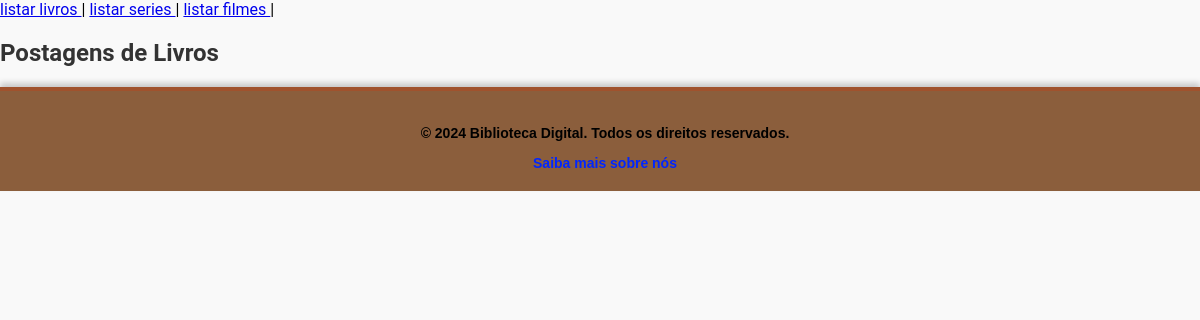
The app's page /crud/index_teste.php?pg=bate-papo/bate-papo_livro, older data.
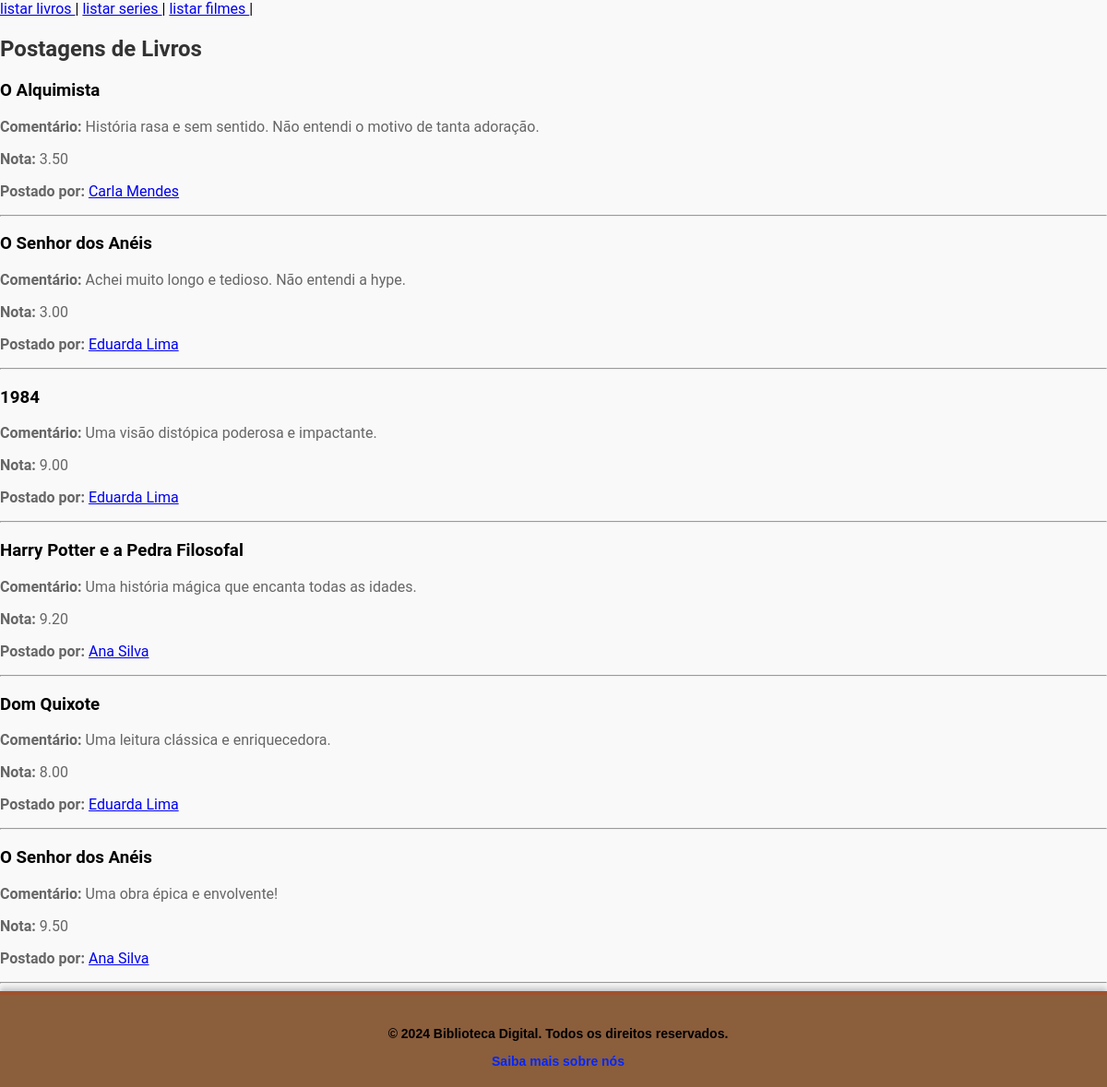
The same page, newer data.
### tables this page shows
CREATE TABLE `posts` (
  `id` int(11) NOT NULL AUTO_INCREMENT,
  `tipo` enum('livro','serie','filme') NOT NULL,
  `titulo` varchar(255) NOT NULL,
  `comentario` text NOT NULL,
  `avaliacao` decimal(4,2) NOT NULL DEFAULT 0.00,
  `usuario_id` int(11) NOT NULL,
  PRIMARY KEY (`id`),
  KEY `usuario_id` (`usuario_id`),
  CONSTRAINT `posts_ibfk_1` FOREIGN KEY (`usuario_id`) REFERENCES `usuarios` (`id`) ON DELETE CASCADE
);

CREATE TABLE usuarios (
    id INT AUTO_INCREMENT PRIMARY KEY,
    nome VARCHAR(50) NOT NULL,
    email VARCHAR(100) NOT NULL UNIQUE,
    senha VARCHAR(255) NOT NULL,
    data_cadastro DATETIME DEFAULT CURRENT_TIMESTAMP,
    acesso_admin TINYINT(1) DEFAULT 0
);

### bate-papo/bate-papo_livro.php (the view, shortened to what this page needs)
<?php
include_once "config.inc.php";
$sql_filmes = "SELECT posts.*, usuarios.nome AS nome_usuario
    FROM posts
    JOIN usuarios ON posts.usuario_id = usuarios.id
    WHERE posts.tipo = 'livro'
    ORDER BY posts.id DESC";
$query_filmes = mysqli_query($conexao, $sql_filmes);
?>
<div class="div">
    <h2 class="bate-papo-title">Postagens de Livros</h2>
    <?php while ($filme = mysqli_fetch_array($query_filmes)): ?>
        <div class="postagem">
            <h3><?= $filme['titulo'] ?></h3>
            <p><strong>Comentário: </strong><?= $filme['comentario'] ?></p>
            <p><strong>Nota: </strong><?= $filme['avaliacao'] ?></p>
            <p>
                <strong>Postado por: </strong>
                <a href="index.php?pg=perfil/perfil_post&id=<?= $filme['usuario_id'] ?>" class="perfil-link"><?= $filme['nome_usuario'] ?></a>
            </p>
            <hr class="hr-estilo">
        </div>
    <?php endwhile; mysqli_close($conexao); ?>
</div>

Row changes from the older to the newer data that the page shows:
added posts: titulo "O Alquimista", comentario "História rasa e sem sentido. Não entendi o motivo de tanta adoração.", avaliacao "3.50", usuario.nome "Carla Mendes"
added posts: titulo "O Senhor dos Anéis", comentario "Achei muito longo e tedioso. Não entendi a hype.", avaliacao "3.00", usuario.nome "Eduarda Lima"
added posts: titulo "1984", comentario "Uma visão distópica poderosa e impactante.", avaliacao "9.00", usuario.nome "Eduarda Lima"
added posts: titulo "Harry Potter e a Pedra Filosofal", comentario "Uma história mágica que encanta todas as idades.", avaliacao "9.20", usuario.nome "Ana Silva"
added posts: titulo "Dom Quixote", comentario "Uma leitura clássica e enriquecedora.", avaliacao "8.00", usuario.nome "Eduarda Lima"
added posts: titulo "O Senhor dos Anéis", comentario "Uma obra épica e envolvente!", avaliacao "9.50", usuario.nome "Ana Silva"
